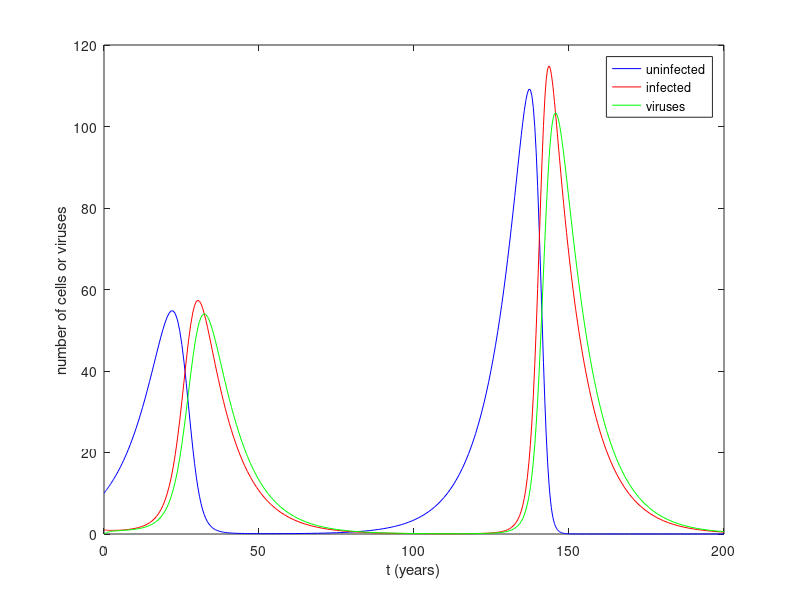
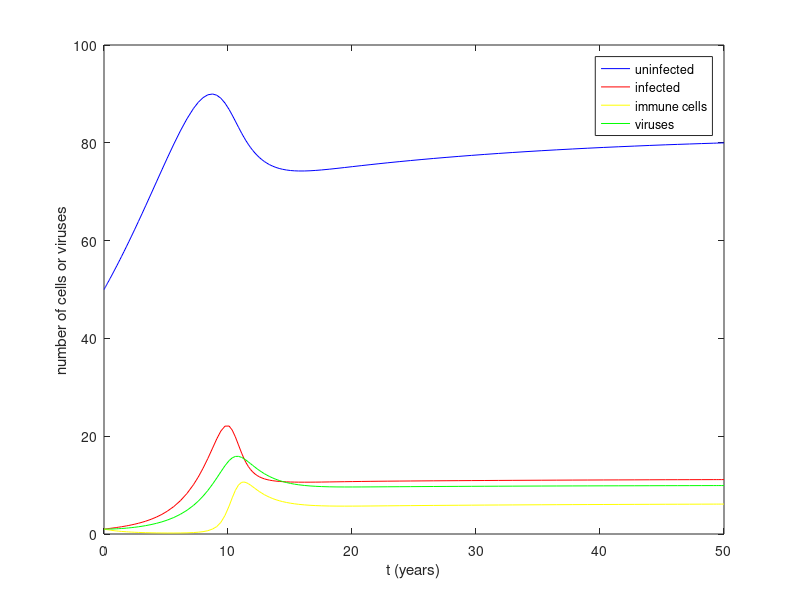
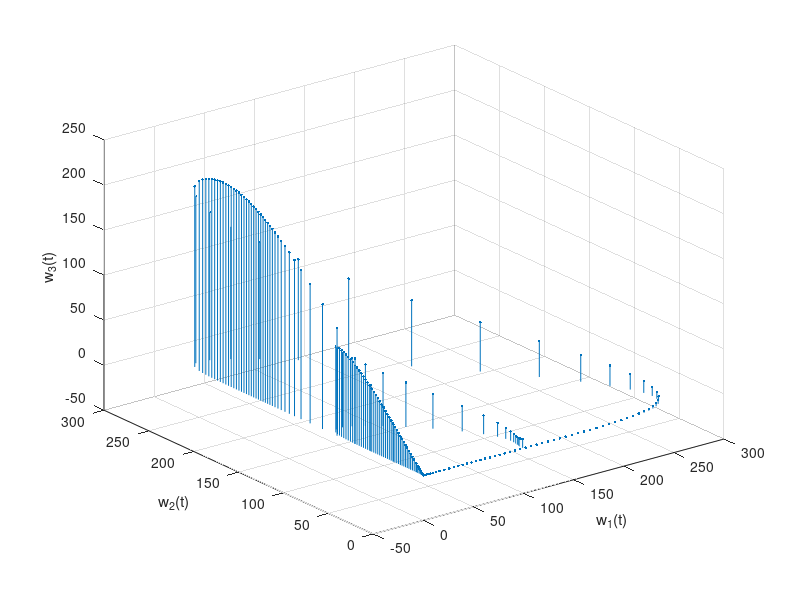

Reproduce these figures in MATLAB, in order.
% This program models a the dynamics between oncolytic viruses and cancer
% cells
% Created by: Kira Glasmacher
% Creation Date: Dec 7, 2023

% Solve the system of differential equations.
tspan = [0, 200]; % domain for solutions
c0 = [10, 1, 0]; % initial condition

a = 0.1;
b = 0.01;
g = 0.5;
d = 0.1;
N = 5;

dcdt = @(t,c) [a.*c(1)-b.*c(1).*c(3); b.*c(1).*c(3)-d.*c(2); N*d.*c(2)-g.*c(3)];
[t, c] = ode45(dcdt,tspan,c0);


% Plot x, y and v in terms of t
figure
plot(t,c(:,1),'b');  %plot solution for x(t) in blue
hold on; 
plot(t,c(:,2),'r');  %plot solution for y(t) in red
hold on 
plot(t,c(:,3),'g');  %plot solution for v(t) in red
xlabel('t (years)'); ylabel('number of cells or viruses'); legend('uninfected','infected','viruses');
hold off



% Solve the system of differential equations.
tspan = [0, 50]; % domain for solutions
i0 = [50, 1, 1, 1]; % initial condition

a = 0.1;
b = 0.01;
g = 0.5;
d = 0.1;
N = 5;
n = 0.01;
s = 0.1;
e = 0.5;
w = 0.1;

didt = @(t,i) [a.*i(1)-b.*i(1).*i(4); b.*i(1).*i(4)-d.*i(2)-s.*i(2).*i(3); s.*i(2).*i(3)-e.*i(3)-w.*i(3)^2; N*d.*i(2)-g.*i(4)-n.*i(4).*i(3)];
[t, i] = ode45(didt,tspan,i0);


% Plot x, y and v in terms of t
figure
plot(t,i(:,1),'b');  %plot solution for x(t) in blue
hold on; 
plot(t,i(:,2),'r');  %plot solution for y(t) in red
hold on 
plot(t,i(:,3),'y');  %plot solution for z(t) in yellow
hold on 
plot(t,i(:,4),'g');  %plot solution for v(t) in red
xlabel('t (years)'); ylabel('number of cells or viruses'); legend('uninfected','infected','immune cells','viruses');
hold off







t_start = 0; t_end = 500;     %set suitable time range
t_duration = [t_start t_end];   %create vector for time
w_initial = [100; 1; 10];       %column vector containing initial values
dwdt = @(t,w) [a.*w(1)-b.*w(1).*w(3); b.*w(1).*w(3)-d.*w(2); N*d.*w(2)-g.*w(3)];
[t, w] = ode23(dwdt, t_duration, w_initial);
figure
stem3(w(:,1),w(:,2), w(:,3), '.');
grid on
xlabel('w_1(t)')
ylabel('w_2(t)')
zlabel('w_3(t)')

